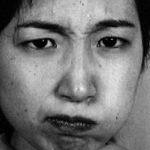
%> input picture images/im0002.tif, 150 x 150 px
$ octave --eval "result = desc_LDiPv(imread('../images/im0002.tif'));"   (GNU Octave 9; MATLAB toolbox functions it lacks are replaced by stand-ins)
%> lines starting %> are read from the running program, lines starting %| are printed output that depends on the picture
function [ LDiPv_hist, varargout ] = desc_LDiPv( img, varargin )
    % DESC_LDiPV applies Local Directional Pattern Variance
    %
    % INPUT:
    %   img - the region that the descriptor would be applied
    %   options -
    %               gridHist - [numRow, numCol]
    %                           or num (scalar) if numRow == numCol
    %               mode - 'nh' for normalized hist
    %
    % OUTPUT:
    %   LDiPv_hist - feature histogram
    %   imgDesc - descriptor image
    %
    % ABOUT
    % Created:      9.4.2017
    % Last Update:  5.8.2018
    % Version:      1.0
    %
    % WHEN PUBLISHING A PAPER AS A RESULT OF RESEARCH CONDUCTED BY USING THIS CODE
    % OR ANY PART OF IT, MAKE A REFERENCE TO THE FOLLOWING PUBLICATIONS:
    %
    %   Cigdem Turan and Kin-Man Lam, “Histogram-based Local Descriptors for Facial
    %   Expression Recognition (FER): A comprehensive Study,” Journal of Visual
    %   Communication and Image Representation, 2018. doi: 10.1016/j.jvcir.2018.05.024
    %
    %
    % Copyright (c) 2018 Cigdem Turan
    % Department of Electronic and Information Engineering,
    % The Hong Kong Polytechnic University
    %
    % Permission is hereby granted, free of charge, to any person obtaining a copy
    % of this software and associated documentation files, to deal
    % in the Software without restriction, subject to the following conditions:
    %
    % The above copyright notice and this permission notice shall be included in
    % all copies or substantial portions of the Software.
    %
    % The Software is provided "as is", without warranty of any kind.
    %
    % August 2018

    img = double(img);

    if nargin == 2
        options = varargin{1};
    else
        options = struct;
    end

    if isfield(options,'gridHist') && length(options.gridHist) == 2
        rowNum = options.gridHist(1);
        colNum = options.gridHist(2);
    elseif isfield(options,'gridHist') && length(options.gridHist) == 1
        rowNum = options.gridHist;
        colNum = options.gridHist;
    else
        rowNum = 1;
        colNum = 1;
    end

    %Kirsch Mask
    Kirsch=cell(8,1);
    Kirsch{1}=[-3 -3 5;-3 0 5;-3 -3 5];
    Kirsch{2}=[-3 5 5;-3 0 5;-3 -3 -3];
    Kirsch{3}=[5 5 5;-3 0 -3;-3 -3 -3];
    Kirsch{4}=[5 5 -3;5 0 -3;-3 -3 -3];
    Kirsch{5}=[5 -3 -3;5 0 -3;5 -3 -3];
    Kirsch{6}=[-3 -3 -3;5 0 -3;5 5 -3];
    Kirsch{7}=[-3 -3 -3;-3 0 -3;5 5 5];
    Kirsch{8}=[-3 -3 -3;-3 0 5;-3 5 5];

    maskResponses = zeros(size(img,1),size(img,2),8);
    for i = 1 : size(Kirsch,1)
    %     maskResponses.(['kirsch' num2str(i)]) = conv2(img,Kirsch{i},'same');
        maskResponses(:,:,i) = conv2(img,Kirsch{i},'same');
    end

    maskResponsesAbs = abs(maskResponses);

    [~, ind] = sort(maskResponsesAbs,3,'descend');
    bit8array = zeros(size(img,1),size(img,2),8);
    bit8array(ind == 1 | ind == 2 | ind == 3) = 1;
    imgDesc = zeros(size(img));
    for r = 1 : size(img,1)
        codebit = reshape(bit8array(r,:,8:-1:1),size(img,2),[]);
        imgDesc(r,:) = bin2dec(num2str(codebit))';
    end
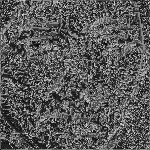
%> imgDesc: size 150x150 double; min 7, max 224, mean 90.2

    uniqueBin = [7,11,13,14,19,21,22,25,26,28,35,37,38,41,42,44,49,50,52,56,67,69,...
        70,73,74,76,81,82,84,88,97,98,100,104,112,131,133,134,137,138,140,145,146,...
        148,152,161,162,164,168,176,193,194,196,200,208,224]';

    varianceImg = var(maskResponsesAbs,0,3);
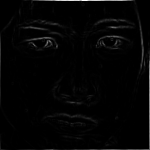
%> varianceImg: size 150x150 double; min 0, max 879140.5, mean 15816.5; drawn with min black and max white
    options.weight = varianceImg;
    options.binVec = uniqueBin;

    if nargout == 2
        varargout{1} = imgDesc;
    end

    if rowNum == 1 && colNum == 1
        LDiPv_hist = zeros(1,length(options.binVec));
        for i = 1 : length(options.binVec)
            LDiPv_hist(i) = sum(options.weight(imgDesc == options.binVec(i)));
        end
%> this loop made 56 passes
%> after the loop, LDiPv_hist = 56 values, max 57730846.1 at index 23, min 121501.3 at index 56, mean 6354839.1
%> `result = desc_LDiPv(imread('../images/im0002.tif'));`: result has the same summary as LDiPv_hist in desc_LDiPv
        if isfield(options,'mode') && strcmp(options.mode,'nh')
            LDiPv_hist = LDiPv_hist ./ sum(LDiPv_hist);
        end
    else
        LDiPv_hist = ct_gridHist(imgDesc, rowNum, colNum, options);
    end
end

$ run again, on images/im0006.tif
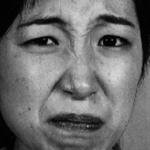
%> input picture images/im0006.tif, 150 x 150 px
%> after the loop in desc_LDiPv, `for r = 1 : size(img,1)`:
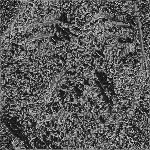
%> imgDesc: size 150x150 double; min 7, max 224, mean 89.5
%> in desc_LDiPv, `varianceImg = var(maskResponsesAbs,0,3);`:
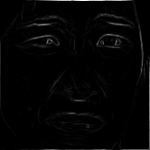
%> varianceImg: size 150x150 double; min 0, max 767925.6, mean 14635.2; drawn with min black and max white
%> the loop in desc_LDiPv, `for i = 1 : length(options.binVec)` made 56 passes
%> after the loop in desc_LDiPv, `for i = 1 : length(options.binVec)`: LDiPv_hist = 56 values, max 48708700.9 at index 23, min 70466.6 at index 56, mean 5880196.5
%> result has the same summary as LDiPv_hist in desc_LDiPv

$ run again, on images/im0012.tif
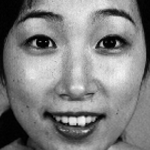
%> input picture images/im0012.tif, 150 x 150 px
%> after the loop in desc_LDiPv, `for r = 1 : size(img,1)`:
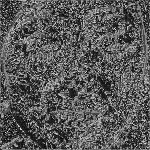
%> imgDesc: size 150x150 double; min 7, max 224, mean 89.9
%> in desc_LDiPv, `varianceImg = var(maskResponsesAbs,0,3);`:
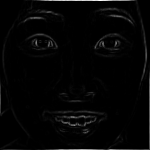
%> varianceImg: size 150x150 double; min 0, max 1089083.1, mean 22147; drawn with min black and max white
%> the loop in desc_LDiPv, `for i = 1 : length(options.binVec)` made 56 passes
%> after the loop in desc_LDiPv, `for i = 1 : length(options.binVec)`: LDiPv_hist = 56 values, max 76545417.6 at index 23, min 60902.8 at index 56, mean 8898363.1
%> result has the same summary as LDiPv_hist in desc_LDiPv
